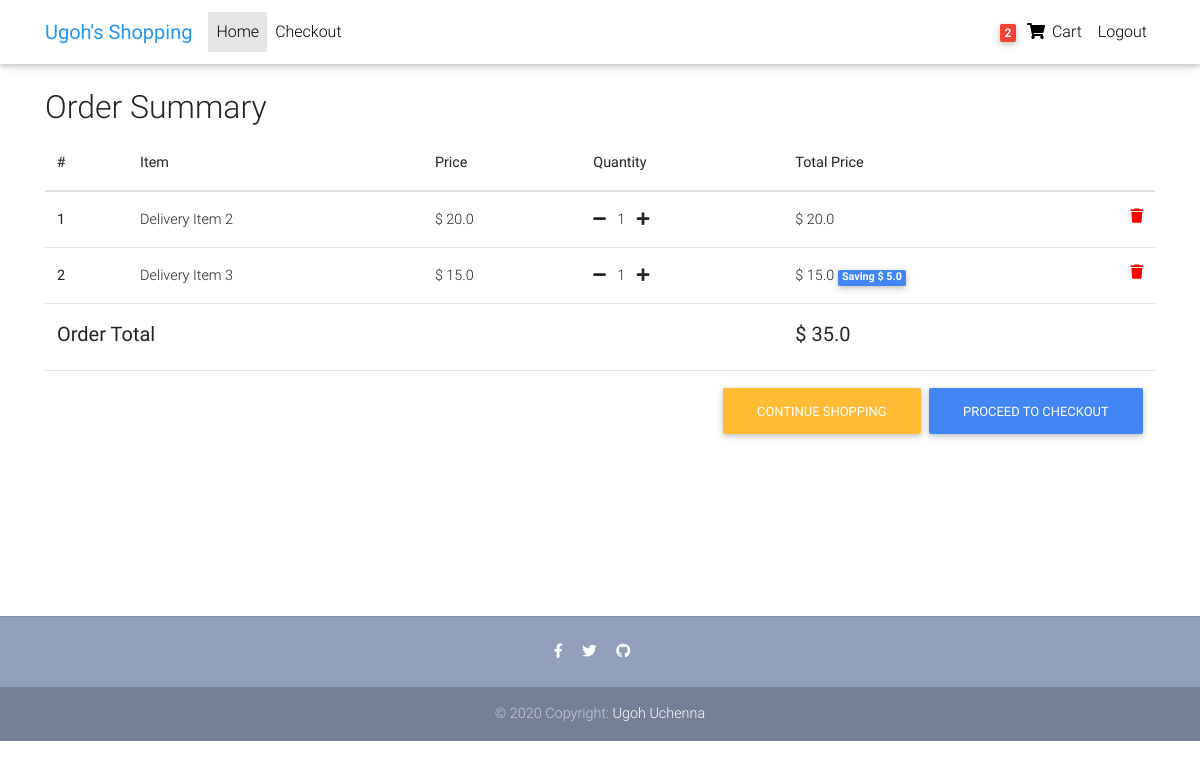
Page /store/order_summary (signed in) on the committed database.
### core/models.py (models this page shows, shortened)
class Order(models.Model):
  user = models.ForeignKey(User, on_delete=models.CASCADE)
  reference_code = models.CharField(max_length=20, blank=True, null=True)
  items = models.ManyToManyField(OrderItem)
  start_date = models.DateTimeField(auto_now_add=True)
  ordered_date = models.DateTimeField()
  ordered = models.BooleanField(default=False)
  shipping_address = models.ForeignKey(Address, related_name='shipping_address', on_delete=models.SET_NULL, blank=True, null=True)
  billing_address = models.ForeignKey(Address, related_name='billing_address', on_delete=models.SET_NULL, blank=True, null=True)
  payment = models.ForeignKey(Payment, on_delete=models.SET_NULL, blank=True, null=True)
  coupon = models.ForeignKey(Coupon, on_delete=models.SET_NULL, blank=True, null=True)
  being_delivered = models.BooleanField(default=False)
  recieved = models.BooleanField(default=False)
  refund_requested = models.BooleanField(default=False)
  refund_granted = models.BooleanField(default=False)
  def get_total(self):
    total = 0
    for order_item in self.items.all():
      total += order_item.get_total_item_price()
    if self.coupon:
      total -= self.coupon.amount
    return total

class OrderItem(models.Model):
  user = models.ForeignKey(User, on_delete=models.CASCADE)
  item = models.ForeignKey(Item, on_delete=models.CASCADE)
  ordered = models.BooleanField(default=False)
  quantity = models.IntegerField(default=1)
  def get_total_item_price(self):
    if self.item.discount_price:
      return self.quantity * self.item.discount_price
    return self.quantity * self.item.price
  def get_amount_saved(self):
    return (self.quantity * self.item.price) - (self.quantity * self.item.discount_price)

class Item(models.Model):
  title = models.CharField(max_length=100)
  price = models.FloatField()
  discount_price = models.FloatField(blank=True, null=True)
  category = models.CharField(choices=CATEGORY_CHOICES, max_length=2)
  label = models.CharField(choices=LABEL_CHOICES, max_length=2)
  slug = models.SlugField()
  description = models.TextField()
  image = models.CharField(max_length=1000)
  objects = ItemQuerySet.as_manager()

### core/views.py (the view)
# urls.py: path('order_summary', OrderSummaryView.as_view(), name='order_summary'),
@method_decorator(login_required, name='dispatch')
class OrderSummaryView(View):
  def get(self, *args, **kwargs):
    try:
      order = Order.objects.get(user=self.request.user, ordered=False)
    except ObjectDoesNotExist:
      messages.warning(self.request, "You do not have an active ordeer")
      return redirect("/")
    context = {
      'object': order
    }
    return render(self.request, "core/order_summary.html", context)

### core/templatetags/cart_template_tags.py (called while the page is built)
@register.filter
def cart_item_count(user):
  if user.is_authenticated:
    qs = Order.objects.filter(user=user, ordered=False)
    if qs.exists():
      return qs[0].items.count()
  return 0

### templates/core/order_summary.html (shortened to what this page needs)
{% extends "base.html" %}
{% block content %}
  <main>
    <dir class="container">
      <div class="table-responsive text-nowrap" style="margin-bottom: 150px;">
        <h2>Order Summary</h2>
        <table class="table">
          <thead>
            <tr>
              <th scope="col"># </th>
              <th scope="col">Item </th>
              <th scope="col">Price</th>
              <th scope="col">Quantity</th>
              <th scope="col">Total Price</th>
            </tr>
          </thead>
          <tbody>
            {% for order_item in object.items.all %}
            <tr>
              <th scope="row">{{forloop.counter }}</th>
              <td>{{ order_item.item.title }}</td>
              <td>
                {% if order_item.item.discount_price %}
                  $ {{ order_item.item.discount_price }}
                {% else %}
                  $ {{ order_item.item.price }}
                {% endif %}
              </td>
              <td>
                <a href="{% url 'remove_single_item_from_cart' order_item.item.slug %}"><i class="fas fa-minus mr-2"></i></a>
                {{ order_item.quantity }}
                <a href="{% url 'add_to_cart' order_item.item.slug %}"><i class="fas fa-plus ml-2"></i></a>
              </td>
              <td>
                $ {{ order_item.get_total_item_price }}
                {% if order_item.item.discount_price %}
                  <span class="badge badge-primary">Saving $ {{ order_item.get_amount_saved }}</span>
                {% endif %}
                <a style="color: red;" href="{% url 'remove_from_cart' order_item.item.slug %}">
                  <i class="fas fa-trash float-right"></i>
                </a>
              </td>
            </tr>
            {% empty %}
            <tr>
              <td colspan="5">
                <a href="/" class="btn btn-primary float-right">Continue shopping</a>
              </td>
            </tr>
            {% endfor %}
            {% if object.get_total %}
            <tr>
              <td colspan="4"><h5><b>Order Total</b></h5></td>
              <td><h5><b>$ {{ object.get_total }}</b></h5></td>
            </tr>
            <tr>
              <td colspan="5">
                <a class="btn btn-primary float-right ml-2" href="{% url 'checkout' %}">Proceed to checkout</a>
                <a class="btn btn-warning float-right" href="{% url 'home' %}">Continue shopping</a>
              </td>
            </tr>
            {% endif %}
          </tbody>
        </table>
      </div>
    </dir>
  </main>
  {% endblock %}

### templates/base.html (shortened to what this page needs)
{% load static %}
<!DOCTYPE html>
<html lang="en">
<head>
  <link rel="stylesheet" href="https://use.fontawesome.com/releases/v5.11.2/css/all.css">
  <link href="{% static 'css/bootstrap.min.css' %}" rel="stylesheet">
  <link href="{% static 'css/mdb.min.css' %}" rel="stylesheet">
  <link href="{% static 'css/style.css' %}" rel="stylesheet">
</head>
{% include "navbar.html" %}
<body>
<div class="mt-5 pt-4">
</div>
  {% block content %}
  {% endblock %}
  {% include "footer.html" %}
</body>
</html>

### templates/navbar.html (shortened to what this page needs)
  {% load cart_template_tags %}
  <nav class="navbar fixed-top navbar-expand-lg navbar-light white scrolling-navbar">
    <div class="container">
      <a class="navbar-brand waves-effect" href="#" target="_blank">
        <strong class="blue-text">Ugoh's Shopping</strong>
      </a>
      <div class="collapse navbar-collapse" id="navbarSupportedContent">
        <ul class="navbar-nav mr-auto">
          <li class="nav-item active">
            <a class="nav-link waves-effect" href="{% url 'home' %}">Home
            </a>
          </li>
          <li class="nav-item">
            <a class="nav-link waves-effect" href="{% url 'checkout' %}"
              target="_blank">Checkout</a>
          </li>
        </ul>
        <ul class="navbar-nav nav-flex-icons">
          {% if user.is_authenticated %}
          <li class="nav-item">
            <a class="nav-link waves-effect" href="{% url 'order_summary' %}">
              <span class="badge red z-depth-1 mr-1">{{ user | cart_item_count }} </span>
              <i class="fas fa-shopping-cart"></i>
              <span class="clearfix d-none d-sm-inline-block"> Cart </span>
            </a>
          </li>
          <li class="nav-item">
            <a class="nav-link waves-effect" href="{% url 'account_logout' %}">
              <span class="clearfix d-none d-sm-inline-block"> Logout </span>
            </a>
          </li>
          {% endif %}
        </ul>
      </div>
    </div>
  </nav>

### templates/footer.html
<footer class="page-footer text-center font-small wow fadeIn">
  <hr class="my-4">
  <div class="pb-4">
    <a href="https://www.facebook.com/" target="_blank">
      <i class="fab fa-facebook-f mr-3"></i>
    </a>
    <a href="https://twitter.com/" target="_blank">
      <i class="fab fa-twitter mr-3"></i>
    </a>
    <a href="https://github.com/ugohuche" target="_blank">
      <i class="fab fa-github mr-3"></i>
    </a>
  </div>
  <div class="footer-copyright py-3">
    © 2020 Copyright:
    <a href="#" target="_blank"> Ugoh Uchenna </a>
  </div>
</footer>

### templates/scripts.html (shortened to what this page needs)
  {% load static %}

### static/css/style.css (style rules this page uses)
html, body, .view { height: 100%; }
.page-footer { background-color: #929FBA; }

### rows in the picture
OrderItem: item "Delivery Item 2", item.price "20.0", quantity "1", get_total_item_price "20.0"
OrderItem: item "Delivery Item 3", item.discount_price "15.0", quantity "1", get_total_item_price "15.0", get_amount_saved "5.0"
Order: get_total "35.0"

### other values in the picture
{{ user | cart_item_count }} "2"
